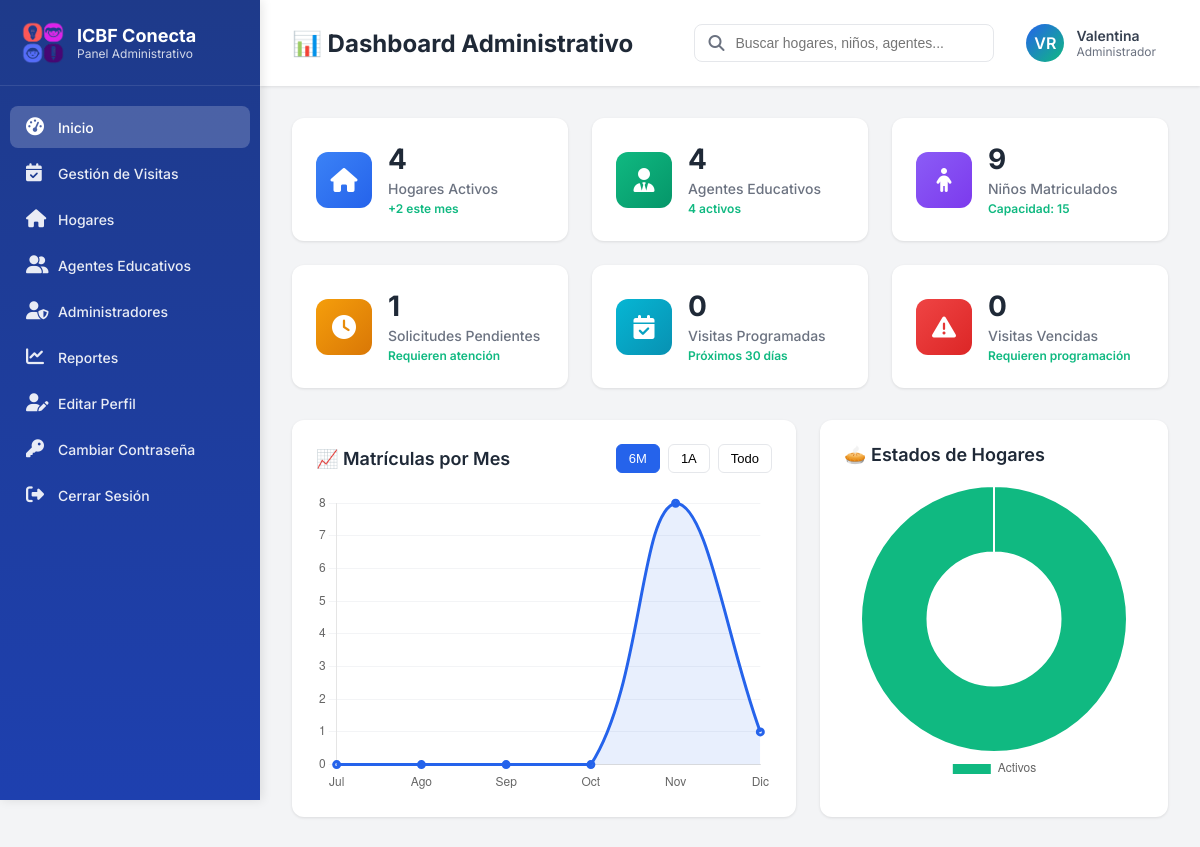
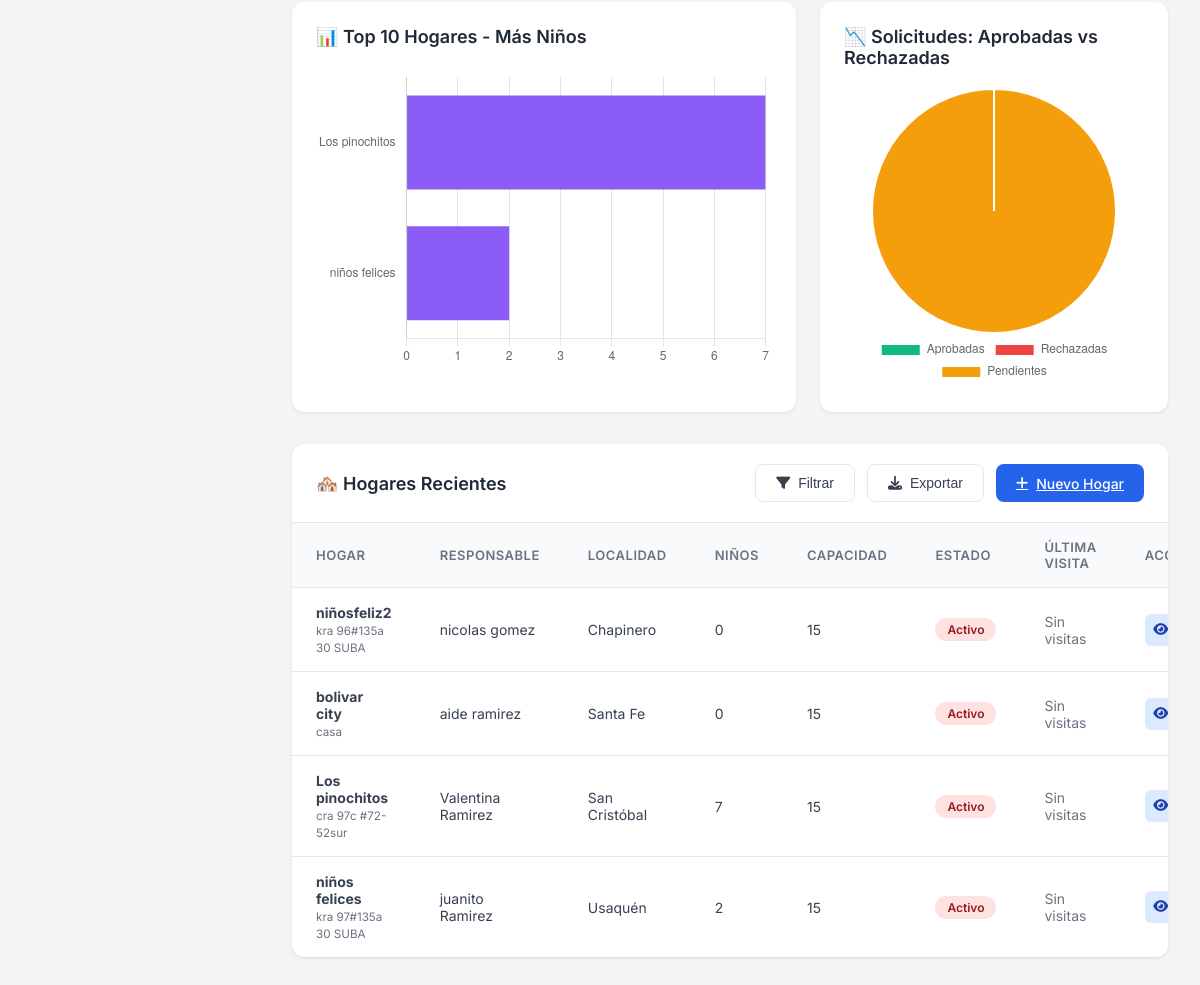
Before: /dashboard/admin/ (signed in) with the older database file (2 pictures, top to bottom).
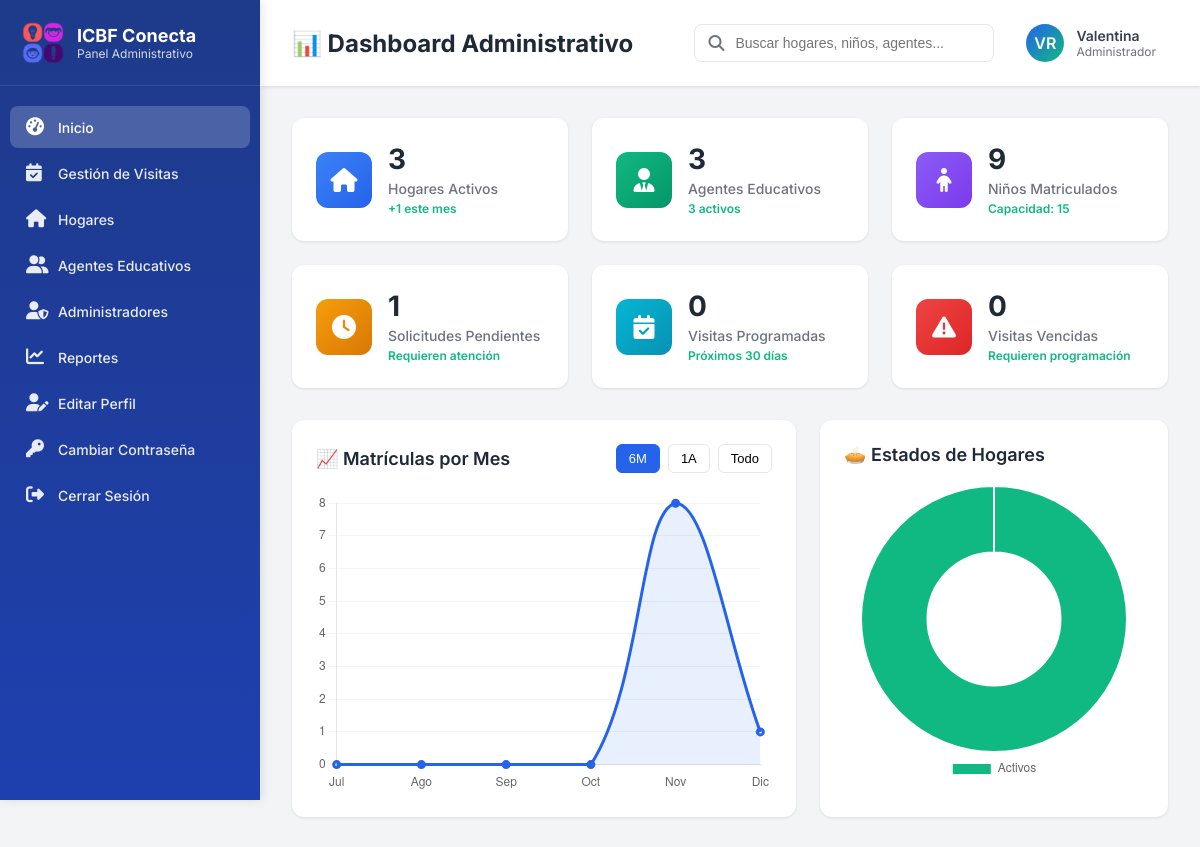
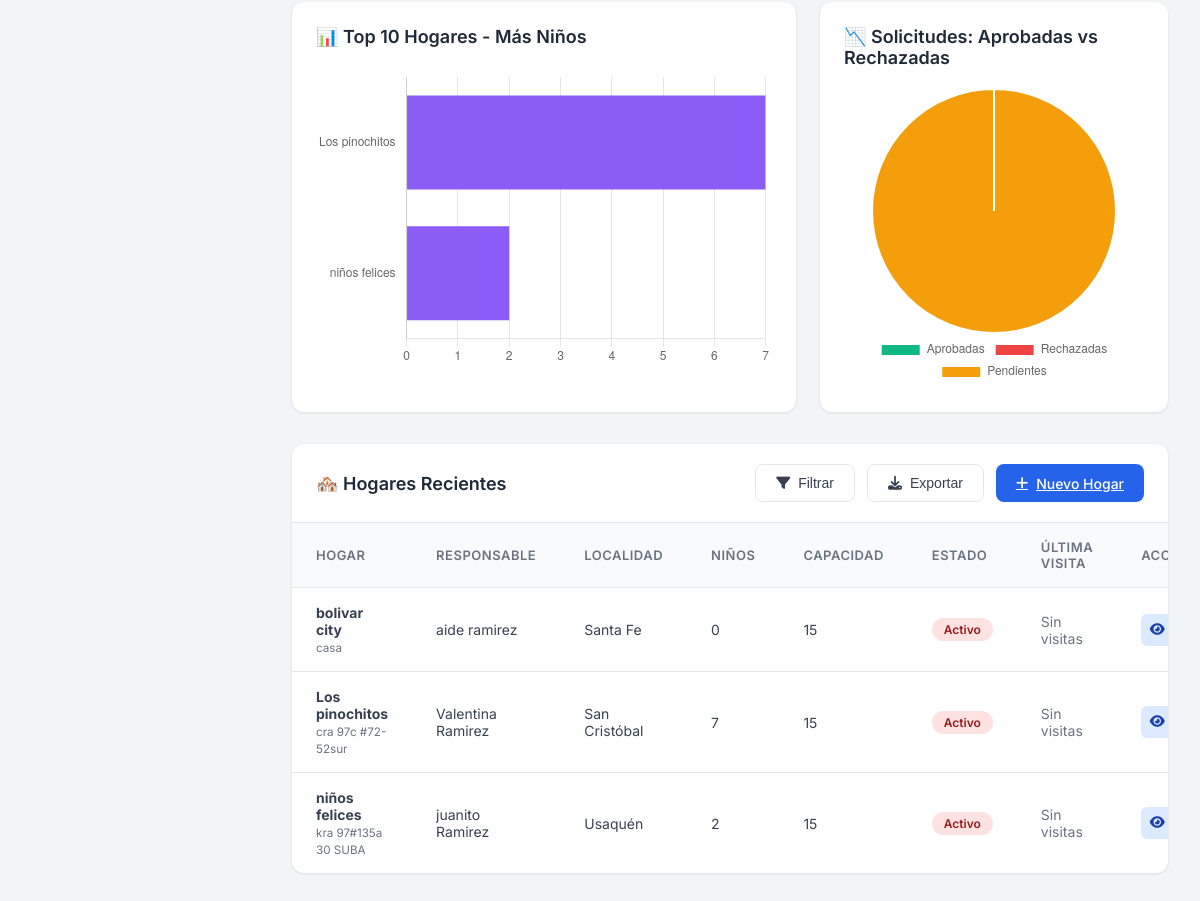
After: the same page with the newer database file (2 pictures, top to bottom).
### core/models.py (models this page shows, shortened)
class HogarComunitario(models.Model):
    regional = models.ForeignKey(Regional, on_delete=models.PROTECT, related_name='hogares')
    ciudad = models.ForeignKey(Ciudad, on_delete=models.PROTECT, related_name='hogares')
    nombre_hogar = models.CharField(max_length=100)
    direccion = models.CharField(max_length=200)
    localidad = models.CharField(max_length=100, blank=True, default='')  # Mantener para hogares antiguos, se asigna en la vista
    localidad_bogota = models.ForeignKey('LocalidadBogota', on_delete=models.SET_NULL, null=True, blank=True, related_name='hogares')
    barrio = models.CharField(max_length=100, null=True, blank=True)
    estrato = models.IntegerField(null=True, blank=True)
    fecha_primera_visita = models.DateField(null=True, blank=True, help_text="Fecha programada para la primera visita técnica")
    ultima_visita = models.DateField(null=True, blank=True, help_text="Fecha de la última visita técnica realizada")
    proxima_visita = models.DateField(null=True, blank=True, help_text="Fecha programada para la próxima visita técnica (calculada automáticamente)")
    observaciones_visita = models.TextField(blank=True, help_text="Observaciones de la última visita técnica realizada")
    estado_aptitud = models.CharField(
        max_length=20,
        choices=[
            ('no_apto', 'No Apto'),
            ('apto', 'Apto'),
        ],
        default='no_apto',
        help_text="Estado de aptitud del hogar. Se actualiza a 'Apto' después de la primera visita aprobada"
    )
    area_social_m2 = models.DecimalField(max_digits=6, decimal_places=2, null=True, blank=True,
                                         help_text="Metros cuadrados del área social disponible para los niños")
    capacidad_calculada = models.IntegerField(null=True, blank=True,
                                              help_text="Capacidad calculada según área social (m²/2)")
    formulario_completo = models.BooleanField(default=False,
                                              help_text="Indica si se completó el formulario 2 de visita técnica")
    num_habitaciones = models.IntegerField(null=True, blank=True)
    num_banos = models.IntegerField(null=True, blank=True)
    material_construccion = models.TextField(null=True, blank=True)
    riesgos_cercanos = models.TextField(null=True, blank=True)
    fotos_interior = models.FileField(upload_to='hogares/fotos_interior/', null=True, blank=True)
    fotos_exterior = models.FileField(upload_to='hogares/fotos_exterior/', null=True, blank=True)
    geolocalizacion_lat = models.DecimalField(max_digits=10, decimal_places=7, null=True, blank=True)
    geolocalizacion_lon = models.DecimalField(max_digits=10, decimal_places=7, null=True, blank=True)
    tipo_tenencia = models.CharField(max_length=50, choices=[
        ('Propia', 'Propia'),
        ('Arrendada', 'Arrendada'),
        ('Comodato', 'Comodato')
    ], null=True, blank=True)
    documento_tenencia_pdf = models.FileField(upload_to='hogares/documentos_tenencia/', null=True, blank=True)
    capacidad = models.IntegerField(null=True, blank=True, help_text="Capacidad aprobada del hogar (entre 12 y 15 niños según normativa ICBF)")
    capacidad_maxima = models.IntegerField(default=15, help_text="Capacidad máxima permitida (15 niños según normativa)")
    estado = models.CharField(
        max_length=30,
        choices=[
            ('pendiente_revision', 'Pendiente de Revisión'),
            ('en_revision', 'En Revisión'),
            ('aprobado', 'Aprobado'),
            ('rechazado', 'Rechazado'),
            ('en_mantenimiento', 'En Mantenimiento'),
            ('pendiente_visita', 'Pendiente de Visita'),
            ('visita_agendada', 'Visita Agendada'),
            ('en_evaluacion', 'En Evaluación'),
            ('activo', 'Activo'),
            ('inactivo', 'Inactivo'),
        ],
        default='pendiente_revision'
    )
    madre = models.ForeignKey(MadreComunitaria, on_delete=models.PROTECT, related_name='hogares_asignados')
    fecha_registro = models.DateTimeField(auto_now_add=True)
    fecha_habilitacion = models.DateTimeField(null=True, blank=True)  # Cuando pasa a activo/aprobado
    class Meta:
        db_table = 'hogares_comunitarios'

class MadreComunitaria(models.Model):
    usuario = models.OneToOneField(Usuario, on_delete=models.CASCADE, related_name='madre_profile')
    NIVEL_ESCOLARIDAD_CHOICES = [
        ('Bachiller', 'Bachiller'),
        ('Técnico', 'Técnico'),
        ('Tecnólogo', 'Tecnólogo'),
        ('Profesional', 'Profesional')
    ]
    nivel_escolaridad = models.CharField(max_length=100, choices=NIVEL_ESCOLARIDAD_CHOICES)
    titulo_obtenido = models.CharField(max_length=150, null=True, blank=True)
    institucion = models.CharField(max_length=150, null=True, blank=True)
    experiencia_previa = models.TextField(null=True, blank=True)
    certificado_laboral = models.FileField(upload_to='madres_documentos/certificados_laborales/', null=True, blank=True)
    no_retirado_icbf = models.BooleanField(default=False)
    carta_disponibilidad = models.FileField(upload_to='madres_documentos/disponibilidad/', null=True, blank=True)
    firma_digital = models.FileField(upload_to='madres_documentos/firmas/', null=True, blank=True)
    foto_madre = models.ImageField(upload_to='madres_documentos/fotos/', null=True, blank=True)
    documento_identidad_pdf = models.FileField(upload_to='madres_documentos/cedulas/', null=True, blank=True)
    certificado_escolaridad_pdf = models.FileField(upload_to='madres_documentos/educacion/', null=True, blank=True)
    certificado_antecedentes_pdf = models.FileField(upload_to='madres_documentos/antecedentes/', null=True, blank=True)
    certificado_medico_pdf = models.FileField(upload_to='madres_documentos/medico/', null=True, blank=True)
    certificado_residencia_pdf = models.FileField(upload_to='madres_documentos/residencia/', null=True, blank=True)
    cartas_recomendacion_pdf = models.FileField(upload_to='madres_documentos/recomendaciones/', null=True, blank=True)
    fecha_registro = models.DateTimeField(auto_now_add=True)
    class Meta:
        db_table = 'madres_comunitarias'

class Usuario(AbstractUser):
    TIPO_DOCUMENTO_CHOICES = [
        ('CC', 'Cédula de ciudadanía'),
        ('TI', 'Tarjeta de identidad'),
        ('CE', 'Cédula de extranjería'),
        ('PA', 'Pasaporte'),
    ]
    SEXO_CHOICES = [
        ('M', 'Masculino'),
        ('F', 'Femenino'),
        ('O', 'Otro'),
    ]
    username = None
    tipo_documento = models.CharField(max_length=5, choices=TIPO_DOCUMENTO_CHOICES, default='CC')
    documento = models.BigIntegerField(unique=True)
    nombres = models.CharField(max_length=50)
    apellidos = models.CharField(max_length=50)
    correo = models.EmailField(max_length=100, unique=False)  # ⚠️ TEMPORAL: Permitir correos duplicados para pruebas
    sexo = models.CharField(max_length=1, choices=SEXO_CHOICES, default='F')
    departamento_residencia = models.ForeignKey(Departamento, on_delete=models.SET_NULL, null=True, blank=True, related_name='residentes')
    ciudad_residencia = models.ForeignKey(Municipio, on_delete=models.SET_NULL, null=True, blank=True, related_name='residentes')
    localidad_bogota = models.ForeignKey(LocalidadBogota, on_delete=models.SET_NULL, null=True, blank=True, related_name='residentes',
                                         help_text='Solo aplica si vive en Bogotá D.C.')
    direccion = models.CharField(max_length=100, null=True, blank=True)
    barrio = models.CharField(max_length=100, null=True, blank=True)
    telefono = models.CharField(max_length=20, null=True, blank=True)
    nivel_educativo = models.CharField(max_length=50, null=True, blank=True)
    rol = models.ForeignKey(Rol, on_delete=models.PROTECT, null=True)
    foto_admin = models.ImageField(upload_to=admin_upload_path, null=True, blank=True)
    fecha_creacion = models.DateTimeField(auto_now_add=True)
    fecha_actualizacion = models.DateTimeField(auto_now=True)
    EMAIL_FIELD = 'correo'
    USERNAME_FIELD = 'documento'
    REQUIRED_FIELDS = ['nombres', 'apellidos', 'correo', 'tipo_documento']
    objects = CustomUserManager()
    class Meta:
        db_table = 'usuarios'

### core/views.py (the view)
# urls.py: path('dashboard/admin/', views.admin_dashboard, name='dashboard_admin'),
@login_required
def admin_dashboard(request):
    return dashboard_admin(request)

### core/views_dashboard.py (called while the page is built)
def generar_chart_matriculas():
    hoy = timezone.now()
    labels = []
    data = []
    for i in range(5, -1, -1):  # Últimos 6 meses
        mes = hoy - timedelta(days=30*i)
        inicio_mes = mes.replace(day=1, hour=0, minute=0, second=0, microsecond=0)
        if mes.month == 12:
            fin_mes = mes.replace(year=mes.year+1, month=1, day=1)
        else:
            fin_mes = mes.replace(month=mes.month+1, day=1)
        count = Nino.objects.filter(
            fecha_ingreso__gte=inicio_mes,
            fecha_ingreso__lt=fin_mes
        ).count()
        meses = ['Ene', 'Feb', 'Mar', 'Abr', 'May', 'Jun',
                 'Jul', 'Ago', 'Sep', 'Oct', 'Nov', 'Dic']
        labels.append(meses[mes.month - 1])
        data.append(count)
    return {
        'labels': json.dumps(labels),
        'data': json.dumps(data)
    }

### templates/admin/dashboard_admin.html (shortened to what the changed rows need)
{% load static %}
<!DOCTYPE html>
<html lang="es">
<head>
  <link rel="stylesheet" href="https://cdnjs.cloudflare.com/ajax/libs/font-awesome/6.5.0/css/all.min.css">
</head>
<body>
  {% include 'admin/components/admin_sidebar.html' %}
  <main class="main-content">
    <div class="topbar">
      <div class="topbar-left">
        <h1>📊 Dashboard Administrativo</h1>
      </div>
    </div>
    <div class="content-wrapper">
      <div class="stats-grid">
        <div class="stat-card">
          <div class="stat-content">
            <h3>{{ stats.total_hogares }}</h3>
            <p>Hogares Activos</p>
            <small>+{{ stats.nuevos_hogares_mes }} este mes</small>
          </div>
        </div>
        <div class="stat-card">
          <div class="stat-content">
            <h3>{{ stats.total_agentes }}</h3>
            <p>Agentes Educativos</p>
            <small>{{ stats.agentes_activos }} activos</small>
          </div>
        </div>
      </div>
      <div class="table-card">
        <table class="data-table">
          <thead>
            <tr>
              <th>Hogar</th>
              <th>Responsable</th>
              <th>Localidad</th>
              <th>Niños</th>
              <th>Capacidad</th>
              <th>Estado</th>
              <th>Última Visita</th>
              <th>Acciones</th>
            </tr>
          </thead>
          <tbody>
            {% for hogar in hogares_recientes %}
            <tr>
              <td>
                <strong>{{ hogar.nombre_hogar }}</strong><br>
                <small style="color: var(--text-light);">{{ hogar.direccion }}</small>
              </td>
              <td>{{ hogar.madre.usuario.nombres }} {{ hogar.madre.usuario.apellidos }}</td>
              <td>{{ hogar.localidad }}</td>
              <td>{{ hogar.ninos_count|default:0 }}</td>
              <td>{{ hogar.capacidad_maxima }}</td>
              <td>
                {% if hogar.estado == 'aprobado' %}
                  <span class="badge badge-success">Aprobado</span>
                {% elif hogar.estado == 'pendiente_visita' %}
                  <span class="badge badge-warning">Pendiente Visita</span>
                {% elif hogar.estado == 'en_revision' %}
                  <span class="badge badge-info">En Revisión</span>
                {% else %}
                  <span class="badge badge-danger">{{ hogar.get_estado_display }}</span>
                {% endif %}
              </td>
              <td>
                {% if hogar.ultima_visita %}
                  {{ hogar.ultima_visita|date:"d/m/Y" }}
                {% else %}
                  <span style="color: var(--text-light);">Sin visitas</span>
                {% endif %}
              </td>
              <td>
                <div class="action-buttons">
                  <button class="btn-icon btn-view" onclick="verHogar({{ hogar.id }})" title="Ver detalles">
                    <i class="fas fa-eye"></i>
                  </button>
                </div>
              </td>
            </tr>
            {% endfor %}
          </tbody>
        </table>
      </div>
    </div>
  </main>
</body>
</html>

Changed rows visible on the page:
removed HogarComunitario: nombre_hogar "niñosfeliz2", direccion "kra 96#135a 30 SUBA", madre.usuario.nombres "nicolas", madre.usuario.apellidos "gomez", localidad "Chapinero", ninos_count "0", capacidad_maxima "15", estado "Activo", ultima_visita "Sin visitas"
Other visible differences:
{{ stats.total_hogares }}: "4" → "3"
{{ stats.nuevos_hogares_mes }}: "2" → "1"
{{ stats.total_agentes }}: "4" → "3"
{{ stats.agentes_activos }}: "4" → "3"
